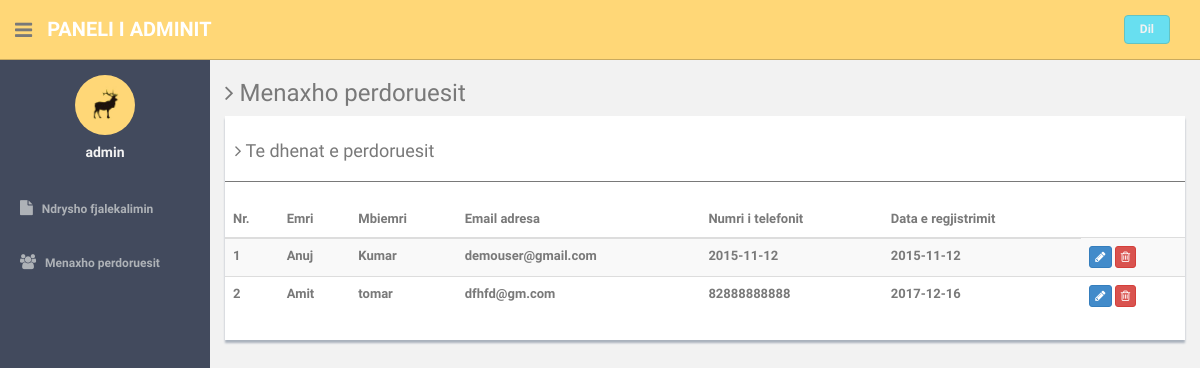
Before: /admin/manage-users.php (signed in) with the older database file.
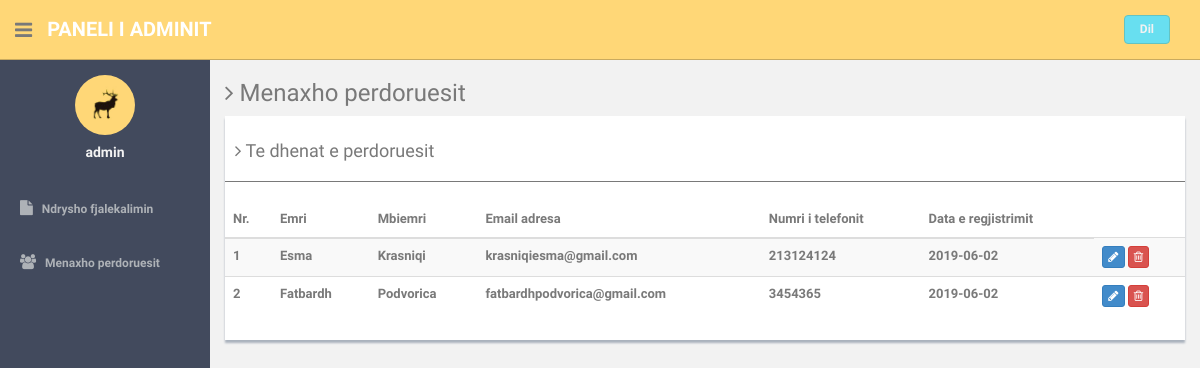
After: the same page with the newer database file.
### tables this page shows
CREATE TABLE IF NOT EXISTS `users` (
  `id` int(11) NOT NULL,
  `fname` varchar(255) NOT NULL,
  `lname` varchar(255) NOT NULL,
  `email` varchar(255) NOT NULL,
  `password` varchar(300) NOT NULL,
  `contactno` varchar(11) NOT NULL,
  `posting_date` date NOT NULL
);

### admin/manage-users.php (the view, shortened to what this page needs)
<?php
include'dbconnection.php';
?><!DOCTYPE html>
<html lang="en">
  <head>
    <link href="assets/css/bootstrap.css" rel="stylesheet">
    <link href="assets/font-awesome/css/font-awesome.css" rel="stylesheet" />
    <link href="assets/css/style.css" rel="stylesheet">
    <link href="assets/css/style-responsive.css" rel="stylesheet">
  </head>
  <body>
  <section id="container" >
      <header class="header black-bg">
              <div class="sidebar-toggle-box">
                  <div class="fa fa-bars tooltips" data-placement="right" data-original-title="Toggle Navigation"></div>
              </div>
            <a href="#" class="logo"><b>Paneli i adminit</a>
            <div class="top-menu">
            	<ul class="nav pull-right top-menu">
                    <li><a class="logout" href="logout.php">Dil</a></li>
            	</ul>
            </div>
        </header>
      <aside>
          <div id="sidebar"  class="nav-collapse ">
              <ul class="sidebar-menu" id="nav-accordion">
              	  <p class="centered"><a href="#"><img src="assets/img/ui-sam.jpg" class="img-circle" width="60"></a></p>
              	  <h5 class="centered"><?php echo $_SESSION['login'];?></h5>
                  <li class="mt">
                      <a href="change-password.php">
                          <i class="fa fa-file"></i>
                          <span>Ndrysho fjalekalimin</span>
                      </a>
                  </li>
                  <li class="sub-menu">
                      <a href="manage-users.php" >
                          <i class="fa fa-users"></i>
                          <span>Menaxho perdoruesit</span>
                      </a>
                  </li>
              </ul>
          </div>
      </aside>
      <section id="main-content">
          <section class="wrapper">
          	<h3><i class="fa fa-angle-right"></i> Menaxho perdoruesit</h3>
				<div class="row">
                  <div class="col-md-12">
                      <div class="content-panel">
                          <table class="table table-striped table-advance table-hover">
	                  	  	  <h4><i class="fa fa-angle-right"></i> Te dhenat e perdoruesit </h4>
	                  	  	  <hr>
                              <thead>
                              <tr>
                                  <th>Nr.</th>
                                  <th class="hidden-phone">Emri</th>
                                  <th> Mbiemri</th>
                                  <th> Email adresa</th>
                                  <th>Numri i telefonit</th>
                                  <th>Data e regjistrimit</th>
                              </tr>
                              </thead>
                              <tbody>
                              <?php $ret=mysqli_query($con,"select * from users");
							  $cnt=1;
							  while($row=mysqli_fetch_array($ret))
							  {?>
                              <tr>
                              <td><?php echo $cnt;?></td>
                                  <td><?php echo $row['fname'];?></td>
                                  <td><?php echo $row['lname'];?></td>
                                  <td><?php echo $row['email'];?></td>
                                  <td><?php echo $row['contactno'];?></td>  <td><?php echo $row['posting_date'];?></td>
                                  <td>
                                     <a href="update-profile.php?uid=<?php echo $row['id'];?>">
                                     <button class="btn btn-primary btn-xs"><i class="fa fa-pencil"></i></button></a>
                                     <a href="manage-users.php?id=<?php echo $row['id'];?>">
                                     <button class="btn btn-danger btn-xs" onClick="return confirm('A jeni i sigurt qe doni ta fshini?');"><i class="fa fa-trash-o "></i></button></a>
                                  </td>
                              </tr>
                              <?php $cnt=$cnt+1; }?>
                              </tbody>
                          </table>
                      </div>
                  </div>
              </div>
		</section>
      </section
  ></section>
  </body>
</html>

### admin/assets/css/style.css (style rules this page uses)
body { color: #797979; background: #f2f2f2; font-family: 'Ruda', sans-serif; padding: 0px !important; margin: 0px !important; font-size:13px; }
ul li { list-style: none; }
a, a:hover, a:focus { text-decoration: none; outline: none; }
#container { width: 100%; height: 100%; }
hr { margin-top: 20px; margin-bottom: 20px; border: 0; border-top: 1px solid #797979; }
.centered { text-align: center; }
.mt { margin-top: 25px; }
ul.top-menu > li > .logout { color: #f2f2f2; font-size: 12px; border-radius: 4px; -webkit-border-radius: 4px; border: 1px solid #64c3c2 !important; padding: 5px 15px; margin-right: 15px; background: #68dff0; margin-top: 15px; }
#sidebar { width: 210px; height: 100%; position: fixed; background: #424a5d; }
#sidebar h5 { color: #f2f2f2; font-weight: 700; }
#sidebar ul li { position: relative; }
ul.sidebar-menu , ul.sidebar-menu li ul.sub { margin: -2px 0 0; padding: 0; }
ul.sidebar-menu { margin-top: 75px; }
ul.sidebar-menu li { margin-bottom: 5px; margin-left:10px; margin-right:10px; }
ul.sidebar-menu li.sub-menu { line-height: 15px; }
ul.sidebar-menu li a span { display: inline-block; }
ul.sidebar-menu li a { color: #aeb2b7; text-decoration: none; display: block; padding: 15px 0 15px 10px; font-size: 12px; outline: none; -webkit-transition: all 0.3s ease; -moz-transition: all 0.3s ease; -o-transition: all 0.3s ease; -ms-transition: all 0.3s ease; transition: all 0.3s ease; }
ul.sidebar-menu li a i { font-size: 15px; padding-right: 6px; }
#main-content { margin-left: 210px; }
.header, .footer { min-height: 60px; padding: 0 15px; }
.header { position: fixed; left: 0; right: 0; z-index: 1002; }
.black-bg { background: #ffd777; border-bottom: 1px solid #c9aa5f; }
.wrapper { display: inline-block; margin-top: 60px; padding-left: 15px; padding-right: 15px; padding-bottom: 15px; padding-top: 0px; width: 100%; }
a.logo { font-size: 20px; color: #ffffff; float: left; margin-top: 15px; text-transform: uppercase; }
a.logo b { font-weight: 900; }
#top_menu .nav > li, ul.top-menu > li { float: left; }
ul.top-menu > li > a { color: #666666; font-size: 16px; border-radius: 4px; -webkit-border-radius: 4px; border:1px solid #666666 !important; padding: 2px 6px; margin-right: 15px; }
.sidebar-toggle-box { float: left; padding-right: 15px; margin-top: 20px; }
.sidebar-toggle-box .fa-bars { cursor: pointer; display: inline-block; font-size: 20px; }
.content-panel { background: #ffffff; box-shadow: 0px 3px 2px #aab2bd; padding-top: 15px; padding-bottom: 5px; }
.content-panel h4 { margin-left: 10px; }

Changed rows visible on the page:
changed users: fname "Anuj" → "Esma"; lname "Kumar" → "Krasniqi"; email "demouser@gmail.com" → "krasniqiesma@gmail.com"; contactno "2015-11-12" → "213124124"; posting_date "2015-11-12" → "2019-06-02"
changed users: fname "Amit" → "Fatbardh"; lname "tomar" → "Podvorica"; email "dfhfd@gm.com" → "fatbardhpodvorica@gmail.com"; contactno "82888888888" → "3454365"; posting_date "2017-12-16" → "2019-06-02"
